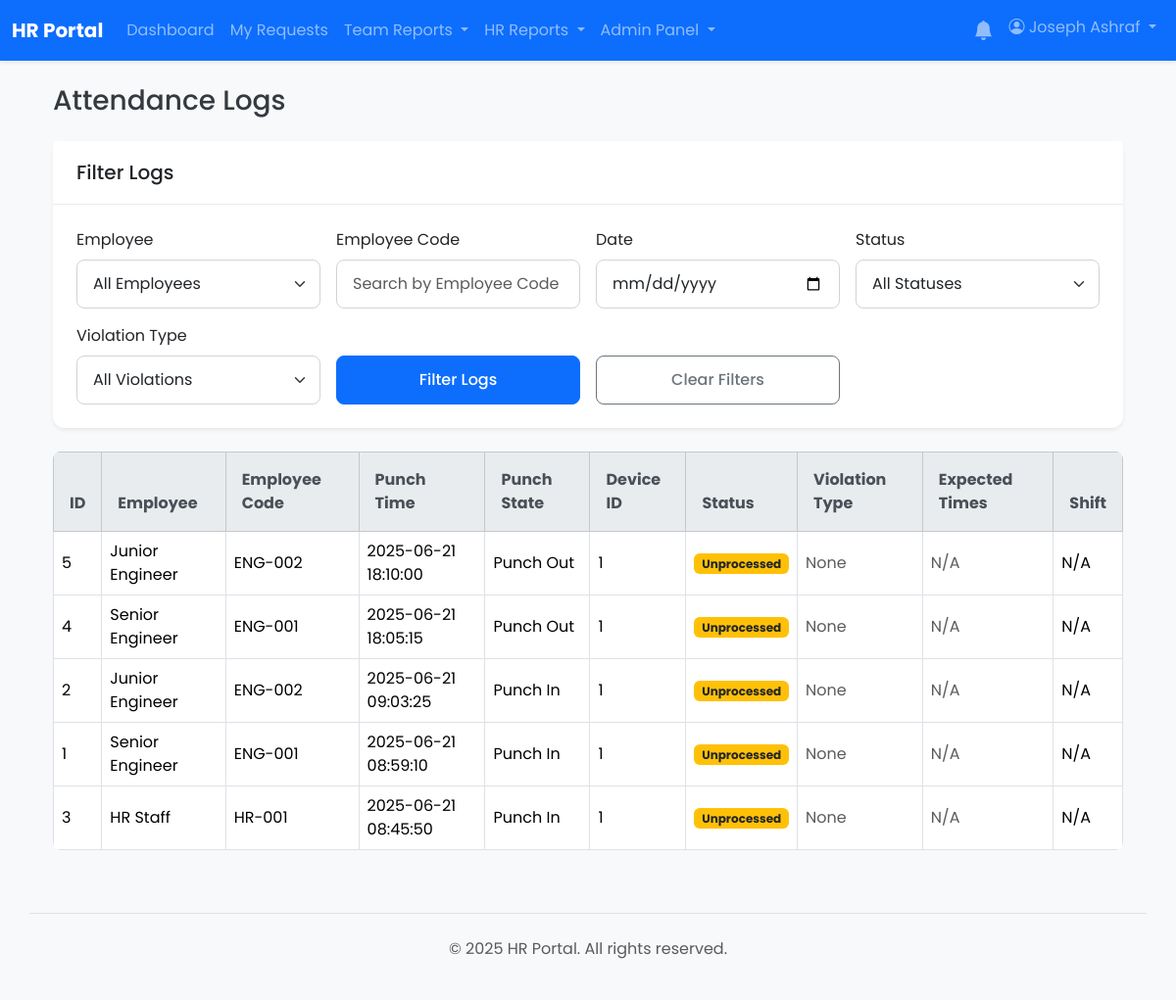
The page /admin/attendance_logs.php (signed in) on the database as committed earlier.
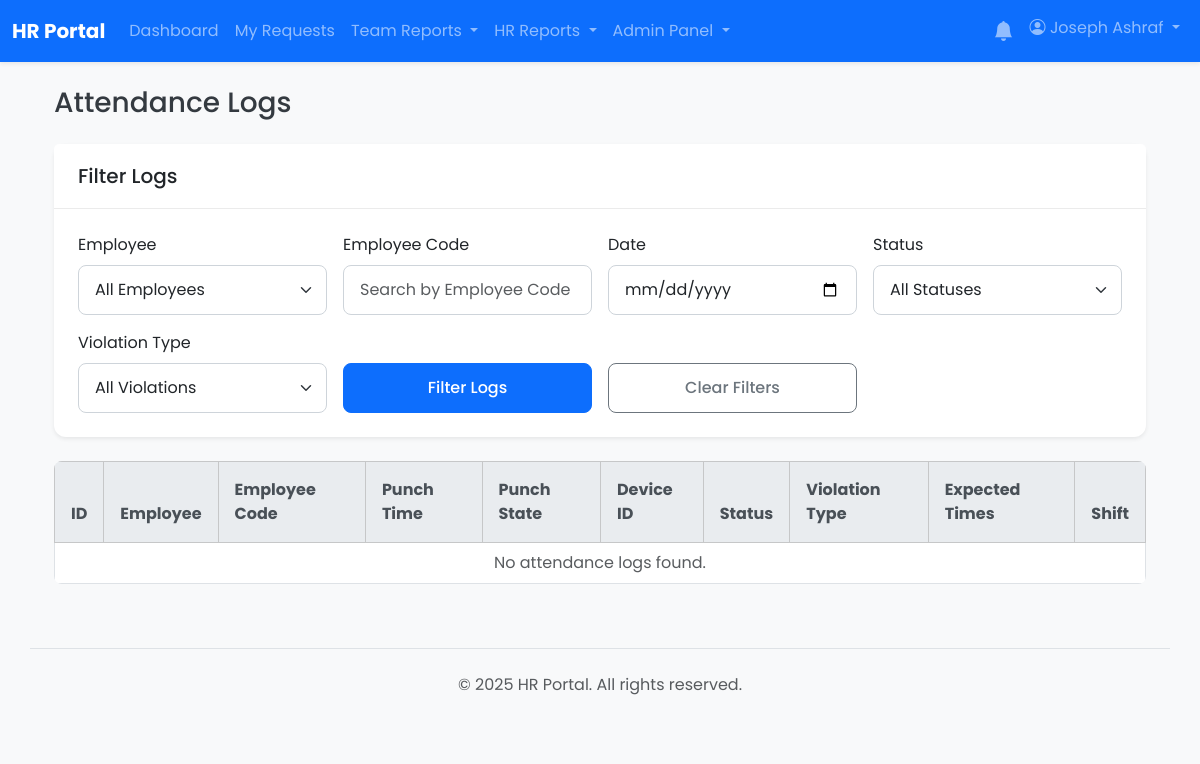
The same page on the database as committed later.
### tables this page shows
CREATE TABLE `attendance_logs` (
  `id` bigint(20) NOT NULL,
  `device_id` int(11) DEFAULT NULL COMMENT 'Foreign key to devices. NULL for manual entry.',
  `employee_code` varchar(50) NOT NULL COMMENT 'The User ID from the machine',
  `punch_time` datetime NOT NULL COMMENT 'The exact date and time of the punch',
  `expected_in` time DEFAULT NULL,
  `expected_out` time DEFAULT NULL,
  `punch_state` int(11) NOT NULL COMMENT 'Standardized code: 0=Check-In, 1=Check-Out',
  `status` enum('unprocessed','corrected','error') NOT NULL DEFAULT 'unprocessed' COMMENT 'Processing status of the log entry',
  `violation_type` varchar(50) DEFAULT NULL COMMENT 'Type of violation, e.g., double_punch',
  `notes` text DEFAULT NULL COMMENT 'Notes for manual corrections or actions',
  `created_at` timestamp NOT NULL DEFAULT current_timestamp()
);

CREATE TABLE `users` (
  `id` int(11) NOT NULL,
  `employee_code` varchar(50) DEFAULT NULL,
  `full_name` varchar(255) NOT NULL,
  `email` varchar(255) NOT NULL,
  `password` varchar(255) NOT NULL,
  `role` enum('user','manager','hr','hr_manager','admin') NOT NULL DEFAULT 'user',
  `shift_id` int(11) DEFAULT NULL,
  `department_id` int(11) DEFAULT NULL,
  `direct_manager_id` int(11) DEFAULT NULL,
  `is_active` tinyint(1) NOT NULL DEFAULT 1,
  `must_change_password` tinyint(1) NOT NULL DEFAULT 0,
  `created_at` timestamp NOT NULL DEFAULT current_timestamp(),
  `updated_at` timestamp NOT NULL DEFAULT current_timestamp() ON UPDATE current_timestamp()
);

### admin/attendance_logs.php (the view, shortened to what this page needs)
<?php
require_once __DIR__ . '/../app/bootstrap.php';
include __DIR__ . '/../app/templates/header.php';
$page = isset($_GET['page']) ? max(1, intval($_GET['page'])) : 1;
$page_size = 25;
$offset = ($page - 1) * $page_size;
$where_clauses = [];
$params = [];
$where_sql = $where_clauses ? 'WHERE ' . implode(' AND ', $where_clauses) : '';
$sql = "
    SELECT
        al.*,
        u.full_name AS user_full_name,
        s.shift_name,
        s.start_time AS shift_start_time,
        s.end_time AS shift_end_time
    FROM
        attendance_logs al
    LEFT JOIN
        users u ON al.employee_code = u.employee_code
    LEFT JOIN
        shifts s ON u.shift_id = s.id
    {$where_sql}
    ORDER BY
        al.punch_time DESC
    LIMIT {$page_size} OFFSET {$offset}
";
$stmt = $pdo->prepare($sql);
$stmt->execute($params);
$attendance_logs = $stmt->fetchAll(PDO::FETCH_ASSOC);
?>
<div class="container mt-4">
    <h1 class="h3 mb-4">Attendance Logs</h1>
    <div class="card shadow-sm mb-4">
        <div class="card-header"><h2 class="h5 mb-0">Filter Logs</h2></div>
        <div class="card-body">
            <form class="row g-3" method="get">
                <div class="col-md-3">
                    <label for="user_id" class="form-label">Employee</label>
                    <select class="form-select" id="user_id" name="user_id">
                        <option value="">All Employees</option>
                    </select>
                </div>
                <div class="col-md-3">
                    <label for="employee_code" class="form-label">Employee Code</label> <input type="text" class="form-control" id="employee_code" name="employee_code" value="<?= htmlspecialchars($_GET['employee_code'] ?? '') ?>" placeholder="Search by Employee Code">
                </div>
                <div class="col-md-3">
                    <label for="punch_date" class="form-label">Date</label>
                    <input type="date" class="form-control" id="punch_date" name="punch_date" value="<?= htmlspecialchars($_GET['punch_date'] ?? '') ?>">
                </div>
                <div class="col-md-3">
                    <label for="status" class="form-label">Status</label>
                    <select class="form-select" id="status" name="status">
                        <option value="">All Statuses</option>
                    </select>
                </div>
                <div class="col-md-3">
                    <label for="violation_type" class="form-label">Violation Type</label>
                    <select class="form-select" id="violation_type" name="violation_type">
                        <option value="">All Violations</option>
                    </select>
                </div>
                <div class="col-md-3 d-flex align-items-end">
                    <button type="submit" class="btn btn-primary w-100">Filter Logs</button>
                </div>
                <div class="col-md-3 d-flex align-items-end">
                    <a href="attendance_logs.php" class="btn btn-outline-secondary w-100">Clear Filters</a>
                </div>
            </form>
        </div>
    </div>
    <div class="table-responsive">
        <table class="table table-bordered table-hover align-middle">
            <thead class="table-light">
                <tr>
                    <th>ID</th>
                    <th>Employee</th> <th>Employee Code</th> <th>Punch Time</th>
                    <th>Punch State</th>
                    <th>Device ID</th>
                    <th>Status</th>
                    <th>Violation Type</th>
                    <th>Expected Times</th> <th>Shift</th> </tr>
            </thead>
            <tbody>
                <?php if (empty($attendance_logs)): ?>
                    <tr><td colspan="10" class="text-center text-muted">No attendance logs found.</td></tr>
                <?php else: ?>
                    <?php foreach ($attendance_logs as $log): ?>
                        <tr>
                            <td><?= htmlspecialchars($log['id']) ?></td>
                            <td><?= htmlspecialchars($log['user_full_name'] ?? 'N/A') ?></td> <td><?= htmlspecialchars($log['employee_code']) ?></td> <td><?= htmlspecialchars($log['punch_time']) ?></td>
                            <td><?= $log['punch_state'] == 0 ? 'Punch In' : 'Punch Out' ?></td>
                            <td><?= htmlspecialchars($log['device_id']) ?></td>
                            <td>
                                <span class="badge
                                    <?php
                                        if ($log['status'] === 'error') echo 'bg-danger';
                                        elseif ($log['status'] === 'processed') echo 'bg-success';
                                        else echo 'bg-warning text-dark';
                                    ?>
                                ">
                                    <?= htmlspecialchars(ucfirst($log['status'])) ?>
                                </span>
                            </td>
                            <td>
                                <?php if (!empty($log['violation_type'])): ?>
                                    <span class="badge
                                        <?php
                                            if ($log['violation_type'] === 'double_punch') echo 'bg-info text-dark';
                                            else echo 'bg-warning text-dark';
                                        ?>
                                    ">
                                        <?= htmlspecialchars(ucwords(str_replace('_', ' ', $log['violation_type']))) ?>
                                    </span>
                                <?php else: ?>
                                    <span class="text-muted">None</span>
                                <?php endif; ?>
                            </td>
                            <td> <?php if (!empty($log['expected_in']) || !empty($log['expected_out'])): ?>
                                    In: <?= htmlspecialchars($log['expected_in'] ? date('h:i A', strtotime($log['expected_in'])) : '--') ?><br>
                                    Out: <?= htmlspecialchars($log['expected_out'] ? date('h:i A', strtotime($log['expected_out'])) : '--') ?>
                                <?php else: ?>
                                    <span class="text-muted">N/A</span>
                                <?php endif; ?>
                            </td>
                            <td> <?= htmlspecialchars($log['shift_name'] ?? 'N/A') ?>
                            </td>
                        </tr>
                    <?php endforeach; ?>
                <?php endif; ?>
            </tbody>
        </table>
    </div>
</div>
<?php include __DIR__ . '/../app/templates/footer.php'; ?>

### app/templates/header.php (shortened to what this page needs)
<!DOCTYPE html>
<html lang="en">
<head>
    <link href="https://cdn.jsdelivr.net/npm/bootstrap@5.3.2/dist/css/bootstrap.min.css" rel="stylesheet">
    <link rel="stylesheet" href="/css/style.css">
    <link rel="stylesheet" href="/css/dashboard-improvements.css">
    <link rel="stylesheet" href="https://cdn.jsdelivr.net/npm/bootstrap-icons@1.11.3/font/bootstrap-icons.min.css">
</head>
<body class="bg-light" data-user-role="<?= htmlspecialchars($_SESSION['role'] ?? 'user') ?>">
<nav class="navbar navbar-expand-lg navbar-dark bg-primary shadow-sm">
    <div class="container-fluid">
        <a class="navbar-brand fw-bold" href="/"><?php echo htmlspecialchars(SITE_NAME); ?></a>
        <div class="collapse navbar-collapse" id="main-nav">
            <ul class="navbar-nav me-auto mb-2 mb-lg-0">
                <?php if (isset($_SESSION['user_id'])): ?>
                    <li class="nav-item"><a class="nav-link" href="/index.php">Dashboard</a></li>
                    <li class="nav-item"><a class="nav-link" href="/requests/index.php">My Requests</a></li>
                    <?php if (in_array($_SESSION['role'], ['manager', 'admin', 'hr_manager'])): ?>
                        <li class="nav-item dropdown">
                          <a class="nav-link dropdown-toggle" href="#" id="manager-reports-dropdown" role="button" data-bs-toggle="dropdown" aria-expanded="false">
                            Team Reports
                          </a>
                        </li>
                    <?php endif; ?>
                    <?php if (in_array($_SESSION['role'], ['hr', 'hr_manager', 'admin'])): ?>
                         <li class="nav-item dropdown">
                          <a class="nav-link dropdown-toggle" href="#" id="hr-reports-dropdown" role="button" data-bs-toggle="dropdown" aria-expanded="false">
                            HR Reports
                          </a>
                        </li>
                    <?php endif; ?>
                    <?php if (in_array($_SESSION['role'], ['hr_manager', 'admin'])): ?>
                        <li class="nav-item dropdown">
                            <a class="nav-link dropdown-toggle" href="#" id="admin-dropdown" role="button" data-bs-toggle="dropdown" aria-expanded="false">
                                Admin Panel
                            </a>
                        </li>
                    <?php endif; ?>
                <?php endif; ?>
            </ul>
            <ul class="navbar-nav ms-auto">
                <?php if (isset($_SESSION['user_id'])): ?>
                    <li class="nav-item dropdown">
                        <a class="nav-link" href="#" id="notification-bell" role="button" data-bs-toggle="dropdown" aria-expanded="false">
                            <i class="bi bi-bell-fill position-relative fs-5">
                            </i>
                        </a>
                    </li>
                    <li class="nav-item dropdown">
                        <a class="nav-link dropdown-toggle" href="#" role="button" data-bs-toggle="dropdown" aria-expanded="false">
                            <i class="bi bi-person-circle"></i> <?php echo htmlspecialchars($_SESSION['full_name']); ?>
                        </a>
                    </li>
                <?php else: ?>
                    <li class="nav-item"><a class="nav-link" href="/login.php">Login</a></li>
                <?php endif; ?>
            </ul>
        </div>
    </div>
</nav>
<main class="container mt-4">

### app/templates/footer.php (shortened to what this page needs)
</main>
<footer class="container mt-5 py-4 border-top">
    <div class="text-center text-muted">
        <p>&copy; <?php echo date('Y'); ?> <?php echo htmlspecialchars(SITE_NAME); ?>. All rights reserved.</p>
    </div>
</footer>
</body>
</html>

### css/style.css (style rules this page uses)
* { box-sizing: border-box; }
html, body { height: 100%; margin: 0; padding: 0; }
body { font-family: 'Poppins', sans-serif; background-color: #f0f2f5; color: #343a40; }
a { color: #007bff; text-decoration: none; transition: color 0.2s ease-in-out; }
.card { border: none; border-radius: 0.75rem; box-shadow: 0 4px 12px rgba(0, 0, 0, 0.08); }
.card-header { background-color: #ffffff; border-bottom: 1px solid rgba(0, 0, 0, 0.08); font-weight: 600; padding: 1.25rem 1.5rem; border-top-left-radius: 0.75rem; border-top-right-radius: 0.75rem; }
.card-body { padding: 1.5rem; }
.form-control, .form-select { border-radius: 0.5rem; border: 1px solid #ced4da; padding: 0.75rem 1rem; }
.btn { border-radius: 0.5rem; font-weight: 500; padding: 0.75rem 1.25rem; }
.table { border-radius: 0.5rem; overflow: hidden; }
.table thead th { background-color: #e9ecef; color: #495057; border-bottom: none; padding: 1rem; }
.mb-4 { margin-bottom: 1.5rem !important; }
.mt-4 { margin-top: 1.5rem !important; }
.py-4 { padding-top: 1.5rem !important; padding-bottom: 1.5rem !important; }

Rows that differ between the two databases and show on the page:
removed attendance_logs: id "5", users.full_name "Junior Engineer", employee_code "ENG-002", punch_time "2025-06-21 18:10:00", punch_state "Punch Out", device "1", status "Unprocessed", shows "None", shows "N/A", shift_name "N/A"
removed attendance_logs: id "4", users.full_name "Senior Engineer", employee_code "ENG-001", punch_time "2025-06-21 18:05:15", punch_state "Punch Out", device "1", status "Unprocessed", shows "None", shows "N/A", shift_name "N/A"
removed attendance_logs: id "2", users.full_name "Junior Engineer", employee_code "ENG-002", punch_time "2025-06-21 09:03:25", punch_state "Punch In", device "1", status "Unprocessed", shows "None", shows "N/A", shift_name "N/A"
removed attendance_logs: id "1", users.full_name "Senior Engineer", employee_code "ENG-001", punch_time "2025-06-21 08:59:10", punch_state "Punch In", device "1", status "Unprocessed", shows "None", shows "N/A", shift_name "N/A"
removed attendance_logs: id "3", users.full_name "HR Staff", employee_code "HR-001", punch_time "2025-06-21 08:45:50", punch_state "Punch In", device "1", status "Unprocessed", shows "None", shows "N/A", shift_name "N/A"
Other text that changed with them:
text now shown: "No attendance logs found."
